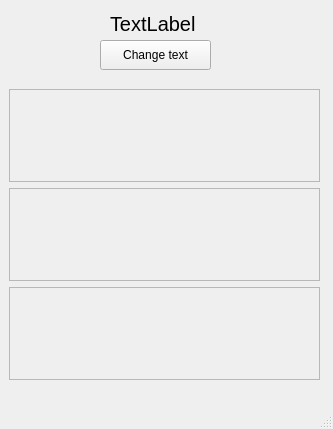
<?xml version="1.0" encoding="UTF-8"?>
<ui version="4.0">
 <class>USBBAckup</class>
 <widget class="QMainWindow" name="USBBAckup">
  <property name="geometry">
   <rect>
    <x>0</x>
    <y>0</y>
    <width>333</width>
    <height>429</height>
   </rect>
  </property>
  <property name="sizePolicy">
   <sizepolicy hsizetype="Ignored" vsizetype="Ignored">
    <horstretch>0</horstretch>
    <verstretch>0</verstretch>
   </sizepolicy>
  </property>
  <property name="windowTitle">
   <string>USB backup</string>
  </property>
  <property name="unifiedTitleAndToolBarOnMac">
   <bool>false</bool>
  </property>
  <widget class="QWidget" name="centralwidget">
   <widget class="QLabel" name="label">
    <property name="geometry">
     <rect>
      <x>110</x>
      <y>10</y>
      <width>89</width>
      <height>28</height>
     </rect>
    </property>
    <property name="sizePolicy">
     <sizepolicy hsizetype="MinimumExpanding" vsizetype="Ignored">
      <horstretch>0</horstretch>
      <verstretch>0</verstretch>
     </sizepolicy>
    </property>
    <property name="font">
     <font>
      <pointsize>15</pointsize>
      <italic>false</italic>
     </font>
    </property>
    <property name="autoFillBackground">
     <bool>false</bool>
    </property>
    <property name="text">
     <string>TextLabel</string>
    </property>
   </widget>
   <widget class="QPushButton" name="changeButton">
    <property name="enabled">
     <bool>true</bool>
    </property>
    <property name="geometry">
     <rect>
      <x>100</x>
      <y>40</y>
      <width>111</width>
      <height>30</height>
     </rect>
    </property>
    <property name="text">
     <string>Change text</string>
    </property>
    <property name="autoDefault">
     <bool>false</bool>
    </property>
    <property name="default">
     <bool>false</bool>
    </property>
    <property name="flat">
     <bool>false</bool>
    </property>
   </widget>
   <widget class="QWidget" name="verticalLayoutWidget">
    <property name="geometry">
     <rect>
      <x>9</x>
      <y>89</y>
      <width>311</width>
      <height>291</height>
     </rect>
    </property>
    <layout class="QVBoxLayout" name="verticalLayout">
     <item>
      <widget class="QFrame" name="new_files">
       <property name="accessibleDescription">
        <string extracomment="New files"/>
       </property>
       <property name="frameShape">
        <enum>QFrame::StyledPanel</enum>
       </property>
       <property name="frameShadow">
        <enum>QFrame::Raised</enum>
       </property>
      </widget>
     </item>
     <item>
      <widget class="QFrame" name="modifi_files">
       <property name="accessibleDescription">
        <string extracomment="modification files"/>
       </property>
       <property name="frameShape">
        <enum>QFrame::StyledPanel</enum>
       </property>
       <property name="frameShadow">
        <enum>QFrame::Raised</enum>
       </property>
      </widget>
     </item>
     <item>
      <widget class="QFrame" name="deleed_files">
       <property name="accessibleDescription">
        <string extracomment="Deleted files"/>
       </property>
       <property name="frameShape">
        <enum>QFrame::StyledPanel</enum>
       </property>
       <property name="frameShadow">
        <enum>QFrame::Raised</enum>
       </property>
      </widget>
     </item>
    </layout>
   </widget>
  </widget>
  <widget class="QMenuBar" name="menubar">
   <property name="geometry">
    <rect>
     <x>0</x>
     <y>0</y>
     <width>333</width>
     <height>27</height>
    </rect>
   </property>
  </widget>
  <widget class="QStatusBar" name="statusbar"/>
 </widget>
 <resources/>
 <connections/>
</ui>
